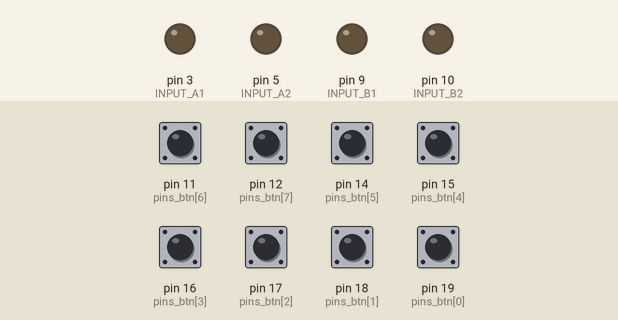
Bench run of a sketch on a simulated Arduino Uno, built with avr-gcc and run on an emulated ATmega328P. Shown: output pins drawn as LEDs (lit = HIGH). Inputs (shaded band) come from the test bench; at power-on: pin 11 (pins_btn[6]), pin 12 (pins_btn[7]), pin 14 (pins_btn[5]), pin 15 (pins_btn[4]), pin 16 (pins_btn[3]), pin 17 (pins_btn[2]), pin 18 (pins_btn[1]), pin 19 (pins_btn[0]) HIGH.

Above: at 1.2 s.
1.3 s: pin 15 (pins_btn[4]) pulled LOW for 0.15 s
At 2.5 s:
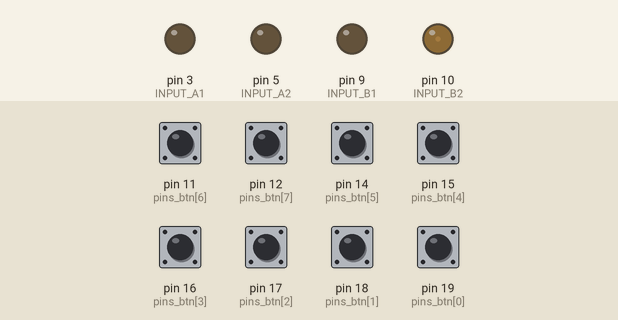
2.9 s: pin 12 (pins_btn[7]) pulled LOW for 0.15 s
At 3.7 s:
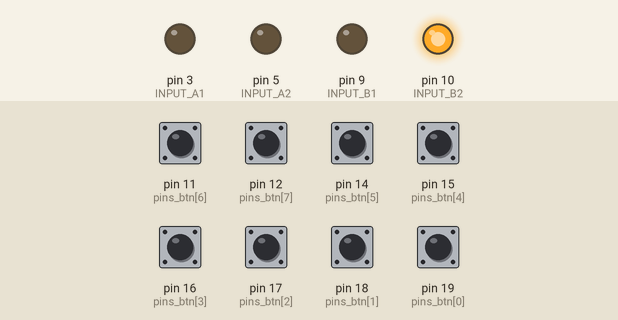
4.5 s: pin 14 (pins_btn[5]) pulled LOW for 0.15 s
At 4.9 s:
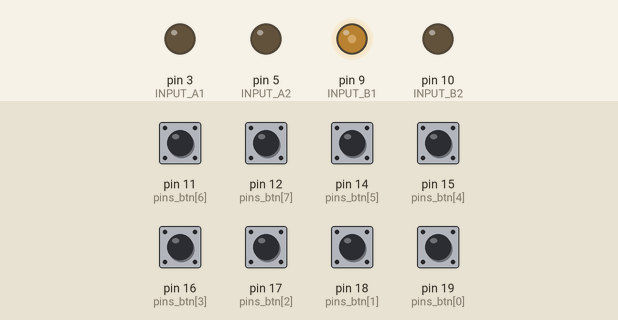
6.1 s: pin 11 (pins_btn[6]) pulled LOW for 0.15 s
At 7.3 s:
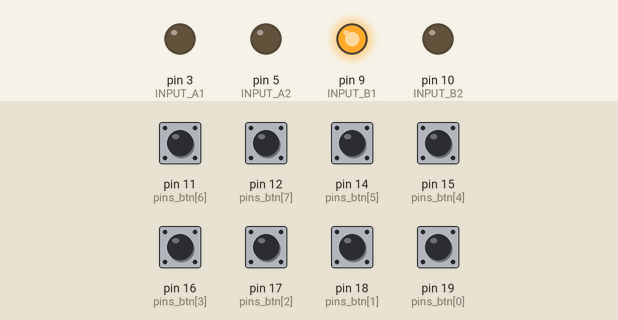
7.7 s: pin 19 (pins_btn[0]) pulled LOW for 0.15 s
At 8.5 s:
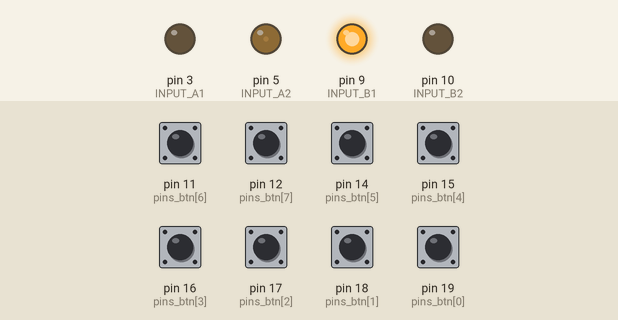
9.3 s: pin 16 (pins_btn[3]) pulled LOW for 0.15 s
At 9.7 s:
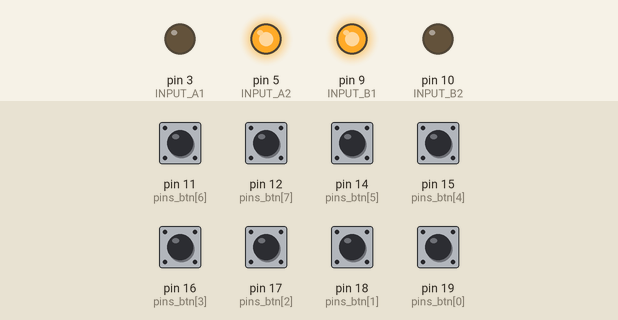
Timing chart, 0 to 11.9 s (numbered marks = the images above; inputs shaded):
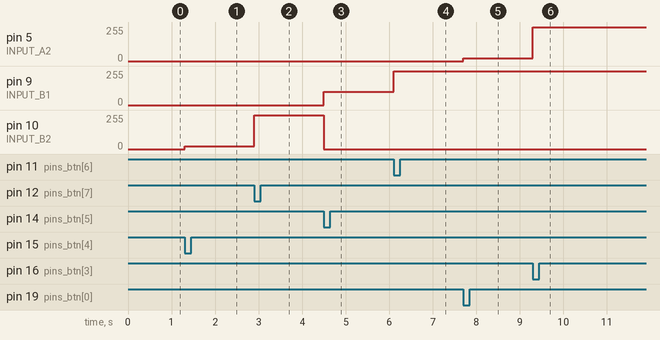

The sketch:

dupla_ponteh.ino
```cpp
#define BTN1 0  //liga motor A / Desliga motor A
#define BTN2 1  //Inverte motor A / Inverte Motor A
#define BTN3 2  //Aumenta velocidade do motor A
#define BTN4 3  //Diminui velocidade do motor A
#define BTN5 4  //Liga motor B / Desliga Motor B
#define BTN6 5  //Inverte motor B / Inverte motor B
#define BTN7 6  //Aumenta velocidade motor B
#define BTN8 7  //Diminui velocidade motor B
#define BTN9 8  //Emergencia - desliga os dois motores

#define INPUT_A1 3
#define INPUT_A2 5

#define INPUT_B1 9
#define INPUT_B2 10


//matriz para guardar estado dos botoes
bool state_btn[8] = {1, 1, 1, 1, 1, 1, 1, 1};
bool last_state[8] = {1, 1, 1, 1, 1, 1, 1, 1};


//Matriz com os pinos referentes aos botões
//Segue a ordem BTN1, BTN2, ... , BTN9;
int pins_btn[8] = {19, 18, 17, 16, 15, 14, 11, 12};


//Struct para guardar as informaçoes de cada motor
struct motores {

  bool state;
  char dir;
  int vel;
};

//Cria uma struct para cada motor
motores motor_a = {0, 'e', 20};
motores motor_b = {0, 'e', 20};


void setup() {
  // configura todos os pinos de entrada usando um loop
  for (int i = 0; i < 8; i++) {
    pinMode(pins_btn[i], INPUT_PULLUP);
  }

  //Associa uma interrupção ao BTN9
  //Configura a interrupção para borda de descida
  attachInterrupt(digitalPinToInterrupt(BTN9), emergencia, FALLING);

  //Configura as saidas analogicas
  pinMode(INPUT_A1, OUTPUT);
  pinMode(INPUT_A2, OUTPUT);
  pinMode(INPUT_B1, OUTPUT);
  pinMode(INPUT_B2, OUTPUT);

}

void loop() {
  //Escaneia todas os botoes utilizando um loop
  for (int i = 0; i < 8; i++) {
    state_btn[i] = digitalRead(pins_btn[i]);
  }

  //liga o motor A
  //utiliza como referencia o ultimo estado pra criar um detector de
  //borda de decidaa, o mesmo conceito é utilizado para todos os outros botoes
  //Para as demais funções, necessita que o estado do motor seja ligado (1)
  if (last_state[BTN1] == 1 && state_btn[BTN1] == 0) {

    //liga ou desliga o motor dependendo do estado atual
    if (motor_a.state == 1) {
      //desliga
      digitalWrite(INPUT_A1, 0);
      digitalWrite(INPUT_A2, 0);
      motor_a.state = 0;
    } else {
      //liga com a velocidade minima
      //Verifica a direção do motor para acionar o PWM correto
      motor_a.state = 1;
      if (motor_a.dir == 'e') {

        digitalWrite(INPUT_A1, 0);
        analogWrite(INPUT_A2, motor_a.vel);
      } else {

        digitalWrite(INPUT_A1, motor_a.vel);
        analogWrite(INPUT_A2, 1);
      }
    }
  }

  //Inverte a rotação do motor
  if (last_state[BTN2] == 1 && state_btn[BTN2] == 0 && motor_a.state == 1) {

    //inverte o sentido de rotação dos motores
    if (motor_a.dir == 'd') {
      digitalWrite(INPUT_A1, 0);
      analogWrite(INPUT_A2, motor_a.dir);
      motor_a.dir = 'e';
    } else {
      analogWrite(INPUT_A1, motor_a.dir);
      digitalWrite(INPUT_A2, 0);
      motor_a.dir = 'd';

    }
  }

  //Aumenta velocidade do motor
  if (last_state[BTN3] == 1 && state_btn[BTN3] == 0 && motor_a.state == 1) {

    motor_a.vel += 10;
    //Verifica se a velocidade é maior que 255
    if (motor_a.vel > 255)
      motor_a.vel = 255;

    if (motor_a.dir == 'e') {
      digitalWrite(INPUT_A1, 0);
      analogWrite(INPUT_A2, motor_a.vel);
    } else {
      analogWrite(INPUT_A1, motor_a.vel);
      digitalWrite(INPUT_A2, 0);
    }

  }

  //Diminui a velocidade do motor
  if (last_state[BTN4] == 1 && state_btn[BTN4] == 0 && motor_a.state == 1) {

    motor_a.vel -= 10;
    //Verifica se a velocidade é menor que 20
    if (motor_a.vel < 20)
      motor_a.vel = 255;

    if (motor_a.dir == 'e') {
      digitalWrite(INPUT_A1, 0);
      analogWrite(INPUT_A2, motor_a.vel);
    } else {
      analogWrite(INPUT_A1, motor_a.vel);
      digitalWrite(INPUT_A2, 0);
    }

  }

  //Liga o motor
  if (last_state[BTN5] == 1 && state_btn[BTN5] == 0) {

    //liga ou desliga o motor dependendo do estado atual
    if (motor_b.state == 1) {
      //desliga
      digitalWrite(INPUT_B1, 0);
      digitalWrite(INPUT_B2, 0);
      motor_b.state = 0;
    } else {
      //liga com a velocidade minima
      //Verifica a direção do motor para acionar o PWM correto
      motor_b.state = 1;
      if (motor_b.dir == 'e') {

        digitalWrite(INPUT_B1, 0);
        analogWrite(INPUT_B2, motor_b.vel);
      } else {

        digitalWrite(INPUT_B1, motor_b.vel);
        analogWrite(INPUT_B2, 1);
      }
    }
  }

  //Inverte a rotação do motor
  if (last_state[BTN6] == 1 && state_btn[BTN6] == 0 && motor_b.state == 1) {

    //inverte o sentido de rotação dos motores
    if (motor_b.dir == 'd') {
      digitalWrite(INPUT_B1, 0);
      analogWrite(INPUT_B2, motor_b.dir);
      motor_b.dir = 'e';
    } else {
      analogWrite(INPUT_B1, motor_b.dir);
      digitalWrite(INPUT_B2, 0);
      motor_b.dir = 'd';

    }
  }

  //Aumenta velocidade do motor
  if (last_state[BTN7] == 1 && state_btn[BTN7] == 0 && motor_b.state == 1) {

    motor_b.vel += 10;
    //Verifica se a velocidade é maior que 255
    if (motor_b.vel > 255)
      motor_b.vel = 255;

    if (motor_b.dir == 'e') {
      digitalWrite(INPUT_B1, 0);
      analogWrite(INPUT_B2, motor_b.vel);
    } else {
      analogWrite(INPUT_B1, motor_b.vel);
      digitalWrite(INPUT_B2, 0);
    }

  }

  //Diminui a velocidade do motor
  if (last_state[BTN8] == 1 && state_btn[BTN8] == 0 && motor_b.state == 1) {

    motor_b.vel -= 10;
    //Verifica se a velocidade é menor que 20
    if (motor_b.vel < 20)
      motor_b.vel = 255;

    if (motor_b.dir == 'e') {
      digitalWrite(INPUT_B1, 0);
      analogWrite(INPUT_B2, motor_b.vel);
    } else {
      analogWrite(INPUT_B1, motor_b.vel);
      digitalWrite(INPUT_B2, 0);
    }

  }

  //Atualiza a matriz last_state
  for (int i=0; i < 8; i++){
    last_state[i] = state_btn[i];
  }
}
//Função de emergencia executada na interrupção
void emergencia(void){
  //Para os dois motores ao mesmo tempo

  //Para o motor A
      digitalWrite(INPUT_A1, 0);
      digitalWrite(INPUT_A2, 0);

  //Para o motor B
      digitalWrite(INPUT_B1, 0);
      digitalWrite(INPUT_B2, 0);

}
```

Measured:
- after the input at 1.3 s, pin 10 (INPUT_B2): 0/255 → 20/255 at once
- after the input at 2.9 s, pin 10 (INPUT_B2): 20/255 → 255/255 at once
- after the input at 4.5 s, pin 9 (INPUT_B1): 0/255 → 101/255 at once; pin 10 (INPUT_B2): 255/255 → 0/255 at once
- after the input at 6.1 s, pin 9 (INPUT_B1): 101/255 → 255/255 at once
- after the input at 7.7 s, pin 5 (INPUT_A2): 0/255 → 20/255 at once
- after the input at 9.3 s, pin 5 (INPUT_A2): 20/255 → 255/255 at once
